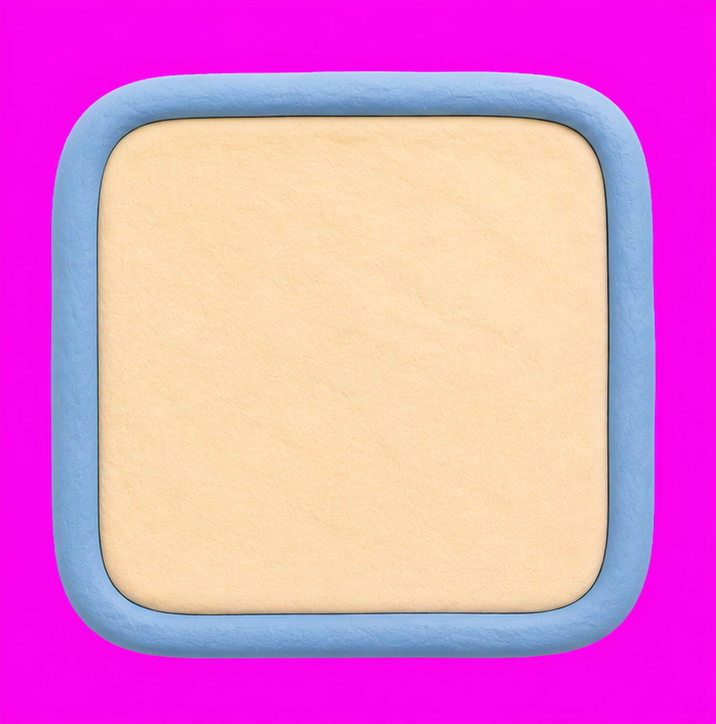
#> input picture games/chocolate-chip-count/assets/source/recipe-blue-crop.png, 716 x 724 px, given in place of felt-stage-gpt-image-2.png, which was not available
$ python process-art.py
#> lines starting #> are read from the running program, lines starting #| are printed output that depends on the picture; after the words box and inside, x2 and y2 are one past the last pixel; in counts of white or black regions, pixels touching at a corner belong together; pictures that were not available may be replaced by others from this repository, and a replacement may not be noted
#!/usr/bin/env python3
"""Deterministically finalize the approved Emotion Voice Game art sources."""

from pathlib import Path

from collections import deque

from PIL import Image, ImageFilter, ImageChops


GAME = Path(__file__).resolve().parents[1]
ASSETS = GAME / "assets"
SOURCE = ASSETS / "source"
POSES = ("neutral", "happy", "proud", "calm", "silly")
POSE_OVERRIDES = {
    "happy": "bear-happy-v2-alpha.png",
    "silly": "bear-silly-v2-alpha.png",
}
VISEMES = ("a", "o", "e", "wr", "ts", "ln", "uq", "mbp", "fv")
UI_PIECES = ("card-happy", "card-proud", "card-calm", "card-silly", "mic", "star")
UI_BANNERS = ("prompt-banner", "next-button")


def alpha_bbox(image: Image.Image, threshold: int = 8):
    alpha = image.getchannel("A").point(lambda value: 255 if value > threshold else 0)
    return alpha.getbbox()


def padded_crop(image: Image.Image, pad: int = 20):
    bbox = alpha_bbox(image)
    if not bbox:
        raise ValueError("source contains no visible pixels")
    left, top, right, bottom = bbox
    left, top = max(0, left - pad), max(0, top - pad)
    right, bottom = min(image.width, right + pad), min(image.height, bottom + pad)
    return image.crop((left, top, right, bottom))


def keep_largest_component(image: Image.Image, threshold: int = 24):
    """Drop neighboring contact-sheet fragments while retaining soft edges."""
    alpha = image.getchannel("A")
    width, height = image.size
    alpha_values = alpha.get_flattened_data() if hasattr(alpha, "get_flattened_data") else alpha.getdata()
    solid = bytearray(1 if value > threshold else 0 for value in alpha_values)
    seen = bytearray(width * height)
    largest = []
    for start, present in enumerate(solid):
        if not present or seen[start]:
            continue
        component = []
        queue = deque([start])
        seen[start] = 1
        while queue:
            index = queue.pop()
            component.append(index)
            x, y = index % width, index // width
            for neighbor in (index - 1 if x else -1, index + 1 if x + 1 < width else -1,
                             index - width if y else -1, index + width if y + 1 < height else -1):
                if neighbor >= 0 and solid[neighbor] and not seen[neighbor]:
                    seen[neighbor] = 1
                    queue.append(neighbor)
        if len(component) > len(largest):
            largest = component
    keep = Image.new("L", image.size, 0)
    keep_data = bytearray(width * height)
    for index in largest:
        keep_data[index] = 255
    keep.frombytes(bytes(keep_data))
    keep = keep.filter(ImageFilter.MaxFilter(7))
    cleaned = image.copy()
    cleaned.putalpha(ImageChops.multiply(alpha, keep))
    return cleaned


def finalize_stage():
    image = Image.open(SOURCE / "felt-stage-gpt-image-2.png").convert("RGB")
#> image is the input picture: PIL image 716x724 RGB; mean R, G, B 228.6, 135.1, 203.2
    image.thumbnail((1440, 1080), Image.Resampling.LANCZOS)
    image.save(ASSETS / "felt-stage.webp", "WEBP", quality=82, method=6)


def finalize_title():
    image = padded_crop(Image.open(SOURCE / "title-alpha.png").convert("RGBA"), 24)
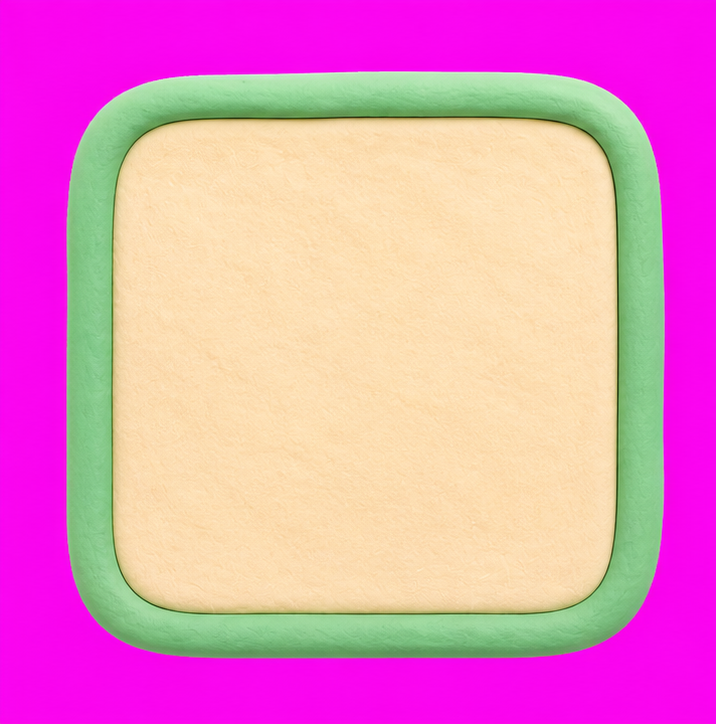
#> input picture games/chocolate-chip-count/assets/source/recipe-mint-crop.png, 716 x 724 px, given in place of title-alpha.png, which was not available
#> in alpha_bbox, `alpha = image.getchannel("A").point(lambda value: 255 if value > thres..`: alpha: PIL image 716x724 L; every value is 255
#> in padded_crop, `bbox = alpha_bbox(image)`: bbox = (0, 0, 716, 724)
#> in padded_crop, `left, top, right, bottom = bbox`: left = 0; right = 716; bottom = 724
    image.thumbnail((980, 440), Image.Resampling.LANCZOS)
#> image: PIL image 435x440 RGBA
    image.save(ASSETS / "title.webp", "WEBP", quality=88, method=6)


def finalize_poses():
    sheet = Image.open(SOURCE / "bear-poses-alpha.png").convert("RGBA")
    edges = [round(sheet.width * index / len(POSES)) for index in range(len(POSES) + 1)]
#> edges = [0, 143, 286, 430, 573, 716]
    out_dir = ASSETS / "characters"
    out_dir.mkdir(parents=True, exist_ok=True)
    for index, name in enumerate(POSES):
        override = SOURCE / POSE_OVERRIDES.get(name, "")
        if name in POSE_OVERRIDES and override.is_file():
            cell = Image.open(override).convert("RGBA")
        else:
            cell = keep_largest_component(sheet.crop((edges[index], 0, edges[index + 1], sheet.height)))
#> in keep_largest_component, `alpha = image.getchannel("A")`: alpha: PIL image 143x724 L; every value is 255
#> in keep_largest_component, `keep = Image.new("L", image.size, 0)`: keep: PIL image 143x724 L; every value is 0
#> the loop in keep_largest_component, `for index in largest:` made 103532 passes
#> index on passes 2 to 4: 143, 286, 429
#> in keep_largest_component, `cleaned = image.copy()`:
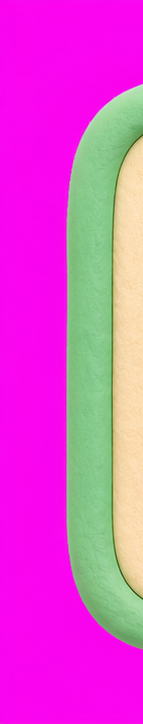
#> cleaned: PIL image 143x724 RGBA; mean R, G, B, A 219.6, 78.3, 203.7, 255
        subject = padded_crop(cell, 14)
        subject.thumbnail((430, 620), Image.Resampling.LANCZOS)
        canvas = Image.new("RGBA", (480, 680), (0, 0, 0, 0))
#> canvas: PIL image 480x680 RGBA; every value is 0
        x = (canvas.width - subject.width) // 2
#> x = 179
        y = canvas.height - subject.height - 16
#> y = 44
        canvas.alpha_composite(subject, (x, y))
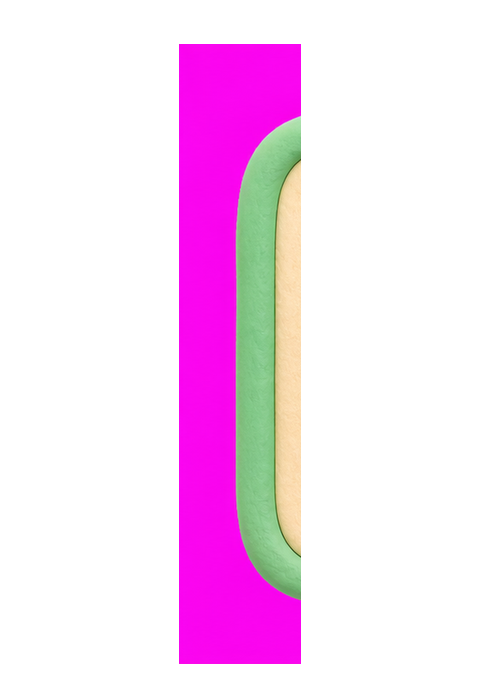
#> canvas: PIL image 480x680 RGBA; mean R, G, B, A 50.9, 18.1, 47.2, 59.1; transparent parts drawn white
        canvas.save(out_dir / f"bear-{name}.webp", "WEBP", lossless=True, method=6)
        corner_alpha = [canvas.getpixel(point)[3] for point in ((0, 0), (479, 0), (0, 679), (479, 679))]
#> corner_alpha = [0, 0, 0, 0]
        visible = alpha_bbox(canvas)
#> call 3 of alpha_bbox, with threshold = 8
#> in alpha_bbox (call 3), `alpha = image.getchannel("A").point(lambda value: 255 if value > thres..`:
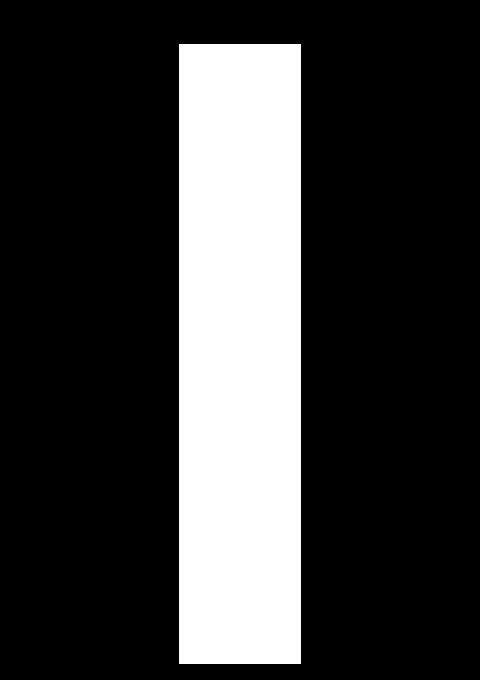
#> alpha: PIL image 480x680 L; 23.2% white; 1 white region, box (x1, y1, x2, y2) and area: (179, 44, 301, 664) 75640
#> visible = (179, 44, 301, 664)
        print(f"{name}: source={subject.size} bbox={visible} corners={corner_alpha}")
#| neutral: source=(122, 620) bbox=(179, 44, 301, 664) corners=[0, 0, 0, 0]


def finalize_visemes():
    """Slice Teddy's registered 3x3 sheet into feathered muzzle overlays.

    The generated sheet keeps the head fixed and changes only the mouth.  A
    soft oval retains Teddy's complete tan muzzle, so every shape covers the
    baked mouth below without introducing a rectangular seam.
    """
#> (the run stopped early here; a loop or call above may not have finished)
